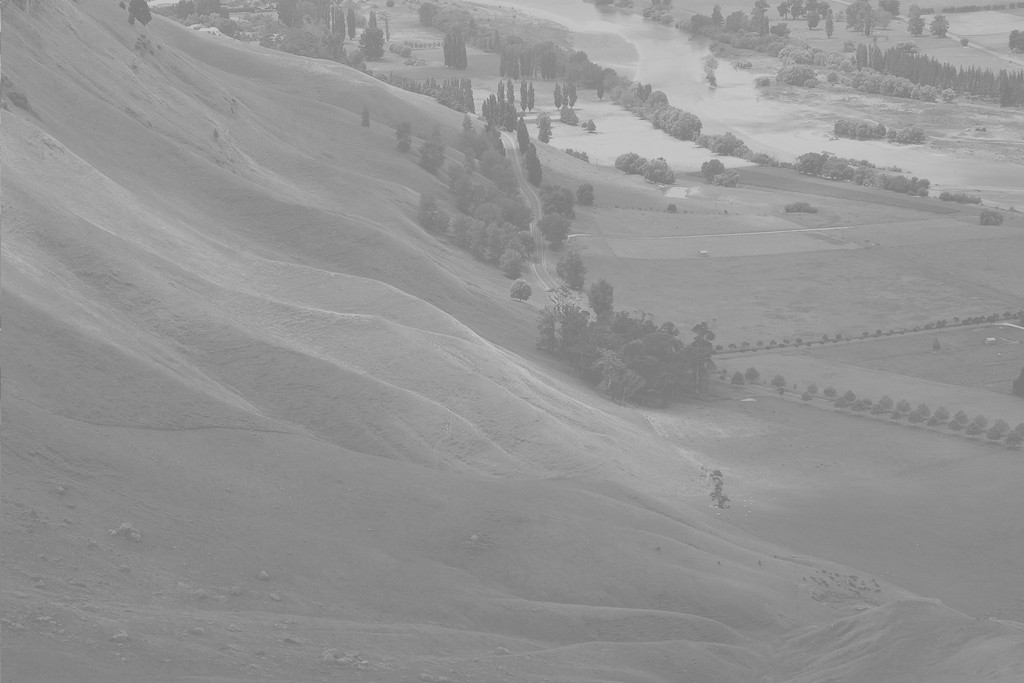
#> input picture posts/Python/Unequalized_Hawkes_Bay_NZ.jpg, 1024 x 683 px
$ jupyter execute vis_matplotlib.ipynb
#> lines starting #> are read from the running program, lines starting #| are printed output that depends on the picture
전북대학교 통계학과 최규빈 교수님 강의 정리내용입니다.

[https://guebin.github.io/DV2023/](https://guebin.github.io/DV2023/)

# Matplotlib

[cell 1]
# import
import matplotlib.pyplot as plt
import numpy as np

## Boxplot

Boxplot의 장점: 단순히 평균을 주는 것보다 데이터를 파악하고 직관을 얻기에 유리하다.

[cell 2]
y1=[75,75,76,76,77,77,78,79,79,98] # A선생님에게 통계학을 배운 학생의 점수들
y2=[76,76,77,77,78,78,79,80,80,81] # B선생님에게 통계학을 배운 학생의 점수들

print(f"A의 평균: {np.mean(y1)}, B의 평균: {np.mean(y2)}")
plt.boxplot([y1,y2]);

정규분포가정을 하는 법(데이터를 보고 어떻게 정규분포라고 알 수 있는가?): 데이터의 히스토그램을 그려서 종 모양이 되는지 확인해본다.

## Histogram

히스토그램 : X축이 변수의 구간, Y축은 그 구간에 포함된 빈도를 의미하는 그림

[cell 3]
y=[10,11,12,15,16,20,21,22,23,24,25]
plt.hist(y, bins=10, range=[0,30]);
# ;으로 결과 생략하기.
# bins : 가로축 구간의 갯수(막대의 갯수)
# range : 가로축의 범위 지정
#> figure, not shown here; tallest bar 3 high, from x = 21 to 24

[cell 4]
# 나란히 그리기
np.random.seed(77)
y1 = np.random.randn(10000)
y2 = np.random.randn(10000) + 0.5
plt.hist([y1,y2],bins=100);
#> figure, not shown here; tallest bar 343 high, from x = -0.152 to -0.12; tallest bar 345 high, from x = 0.585 to 0.616

[cell 5]
# !pip install opencv-python
import cv2

### Histogram 응용 예제

[cell 6]
# !wget https://upload.wikimedia.org/wikipedia/commons/0/08/Unequalized_Hawkes_Bay_NZ.jpg
img = cv2.imread('Unequalized_Hawkes_Bay_NZ.jpg')
#> img is the input picture: shape (683, 1024, 3); min 114, max 208, mean 148
# !rm Unequalized_Hawkes_Bay_NZ.jpg

`!wget 주소`: 주소에 있는 이미지를 다운로드

`!rm 파일이름`: 현재폴더에 "파일이름"을 삭제

다만 이런 명령어는 리눅스 기반에서 동작. 윈도우 환경에서는 동작하지 않는다.

[cell 7]
plt.imshow(img)

[cell 8]
# 이미지를 rgb로 각각 분리하고 각 색깔들의 히스토그램을 그려보기.

r= img[:,:,0] # 빨강(R)
g= img[:,:,1] # 녹색(G)
b= img[:,:,2] # 파랑(B)

plt.hist(r.reshape(-1),bins=255,range=(0,255));
#> figure, not shown here; tallest bar 28701 high, from x = 137 to 138

[cell 9]
r.reshape(-1)

- cv2.equalizeHist()를 이용하여 분포의 모양은 대략적으로 유지하면서 값을 퍼트리자!

[cell 10]
rr = cv2.equalizeHist(r)
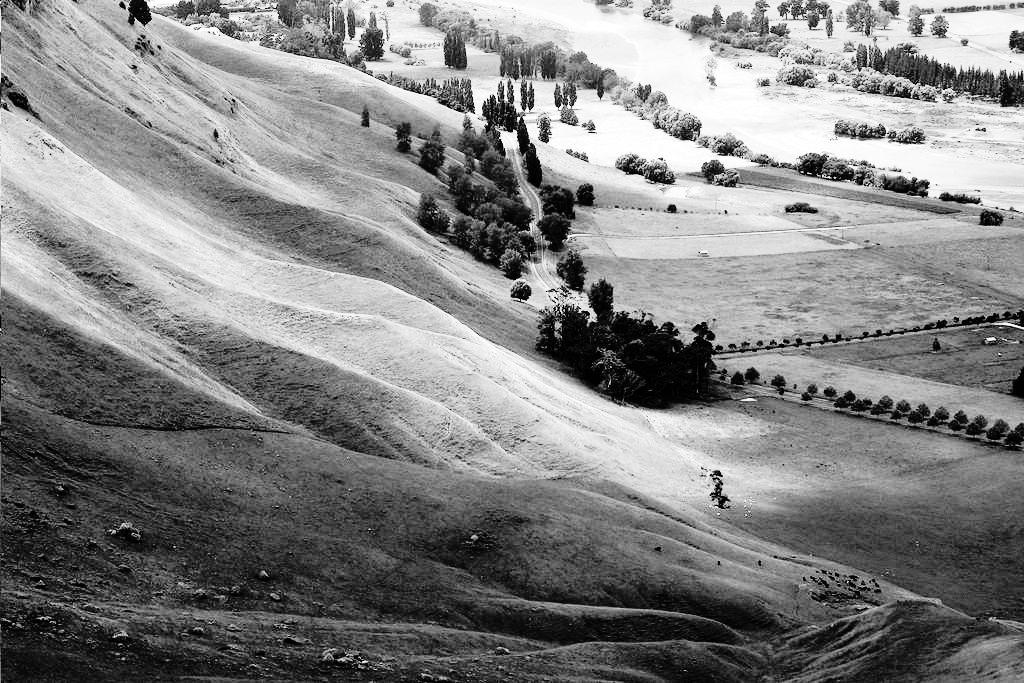
#> rr: shape (683, 1024); min 0, max 255, mean 130.5
gg = cv2.equalizeHist(g)
bb = cv2.equalizeHist(b)

[cell 11]
plt.hist(r.reshape(-1),bins=255, range=[0,255],label='before');
plt.hist(rr.reshape(-1),bins=255,range=[0,255],label='after');
plt.legend()
#> figure, not shown here; tallest bar 28701 high, from x = 137 to 138; tallest bar 28701 high, from x = 63 to 64

[cell 12]
img2= np.stack([rr, gg, bb],axis=-1)

[cell 13]
img.shape
#> Out = (683, 1024, 3)

[cell 14]
img2.shape
#> Out = (683, 1024, 3)

[cell 15]
plt.imshow(np.concatenate([img,img2],axis=1))
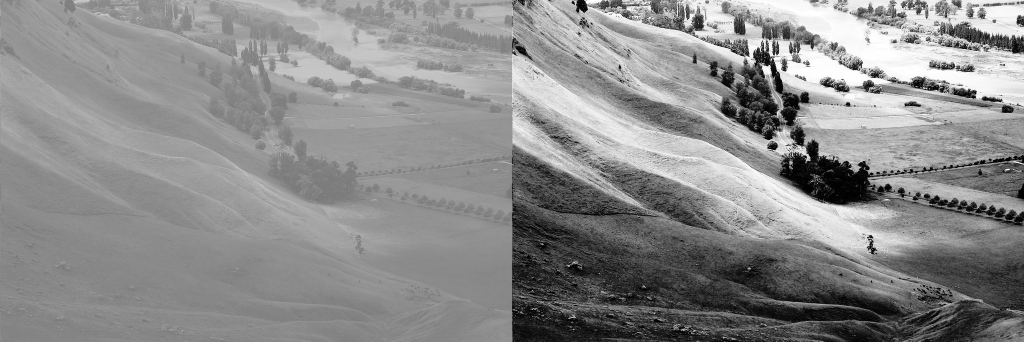
#> shown: shape (683, 2048, 3) (shown at 1/2 size); min 0, max 255, mean 139.3

## Line plot

`-` r--등의 옵션은 Markers + Line Styles + Colors 의 조합으로 표현가능

ref: https://matplotlib.org/stable/api/_as_gen/matplotlib.pyplot.plot.html

- `--r`: 점선(dashed)스타일 + 빨간색
- `r--`: 빨간색 + 점선(dashed)스타일
- `:k`: 점선(dotted)스타일 + 검은색
- `k:`: 검은색 + 점선(dotted)스타일

Line Styles

| character |     description     |
|:---------:|:-------------------:|
|    ‘-’    |  solid line style   |
|    ‘–’    |  dashed line style  |
|   ‘-.’    | dash-dot line style |
|    ‘:’    |  dotted line style  |

Colors

| character |  color  |
|:---------:|:-------:|
|    ‘b’    |  blue   |
|    ‘g’    |  green  |
|    ‘r’    |   red   |
|    ‘c’    |  cyan   |
|    ‘m’    | magenta |
|    ‘y’    | yellow  |
|    ‘k’    |  black  |
|    ‘w’    |  white  |

Markers

| character |      description      |
|:---------:|:---------------------:|
|    ‘.’    |     point marker      |
|    ‘,’    |     pixel marker      |
|    ‘o’    |     circle marker     |
|    ‘v’    | triangle_down marker  |
|    ‘^’    |  triangle_up marker   |
|   ‘\<’    | triangle_left marker  |
|   ‘\>’    | triangle_right marker |
|    ‘1’    |    tri_down marker    |
|    ‘2’    |     tri_up marker     |
|    ‘3’    |    tri_left marker    |
|    ‘4’    |   tri_right marker    |
|    ‘8’    |    octagon marker     |
|    ‘s’    |     square marker     |
|    ‘p’    |    pentagon marker    |
|    ‘P’    | plus (filled) marker  |
|   ’\*’    |      star marker      |
|    ‘h’    |    hexagon1 marker    |
|    ‘H’    |    hexagon2 marker    |
|    ‘+’    |      plus marker      |
|    ‘x’    |       x marker        |
|    ‘X’    |   x (filled) marker   |
|    ‘D’    |    diamond marker     |
|    ‘d’    |  thin_diamond marker  |
|   ‘\|’    |     vline marker      |
|   ’\_’    |     hline marker      |

[cell 16]
plt.plot([1,2,4,3],'k:');

## Scatter plot

마커를 설정하면 끝

[cell 17]
plt.plot([1,2,4,3],'o');

[cell 18]
plt.plot([1,2,4,3],'x');

색깔변경

[cell 19]
plt.plot([1,2,4,3],'or')

## dot-connected plot

마커와 라인스타일을 동시에 사용하면 dot-connected plot이 된다.

[cell 20]
plt.plot([1,2,4,3],'--o');

[cell 21]
# 색도 적용 가능
plt.plot([1,2,4,3],'--or');

순서를 바꿔도 상관없다.

ex) `--or` `r--o` 등..

## 겹쳐 그리기

[cell 22]
plt.plot([1,2,4,3])
plt.plot([3,4,1,2],'--o')

[cell 23]
x = np.linspace(0,1,100)
eps = np.random.randn(100)*0.2
y = 2*x + eps
plt.plot(x,y,'o')
plt.plot(x,2*x,'--',lw=3)
#> figure, not shown here; curve peaks at x = 0.828, y = 2.15; curve peaks at x = 1, y = 2

## 객체지향적 시각화

그림을 저장했다가 꺼내보고싶다. 그림을 그리고 저장하자.

[cell 24]
plt.plot([1,2,4,3])
fig = plt.gcf()

다른그림을 그려보자.

[cell 25]
plt.plot([1,2,4,3],'--o');

저장한 그림은 언제든지 꺼내볼 수 있음

[cell 26]
fig

### `plt.plot` 쓰지 않고 그림 그리기

계층구조: Figure $\supset$ [Axes,…] $\supset$ YAxis, XAxis, [Line2D,…]

개념:
- Figure(fig): 도화지
- Axes(ax): 도화지에 존재하는 그림틀
- Axis, Lines: 그림틀 위에 올려지는 물체(object)

`-` 목표: 아래와 똑같은 그림을 plt.plot()을 쓰지 않고 만든다.

[cell 27]
plt.plot([1,2,3,2],'--o')

[cell 28]
import matplotlib

fig = plt.Figure()
ax = fig.add_axes([0.125, 0.11, 0.775, 0.77])
ax.set_xlim([-0.15, 3.15])
ax.set_ylim([0.9, 3.1])
line = matplotlib.lines.Line2D(
    xdata=[0,1,2,3],
    ydata=[1,2,3,2],
    linestyle='--',
    marker='o'
)
ax.add_line(line)
fig

### Figure

[cell 29]
fig = plt.Figure()

이 과정은 사실 클래스 -> 인스턴스의 과정임 (plt라는 모듈안에 Figure라는 클래스가 있는데, 그 클래스에서 인스턴스를 만드는 과정임)

[cell 30]
fig # 아직은 아무것도 없음

### Axes

[cell 31]
ax = fig.add_axes([0.125, 0.11, 0.775, 0.77])

`fig.add_axes`는 fig에 소속된 함수이며, 도화지에서 그림틀을 ‘추가하는’ 함수이다.

[cell 32]
fig # fig라는 이름의 도화지에는 추가된 그림틀이 보인다.

### Axes 조정

[cell 33]
ax.set_xlim([-0.15, 3.15])
ax.set_ylim([0.9, 3.1])

[cell 34]
fig

### Line

[cell 35]
line = matplotlib.lines.Line2D(
    xdata=[0,1,2,3],
    ydata=[1,2,3,2],
    linestyle='--',
    marker='o'
)

[cell 36]
ax.add_line(line)

[cell 37]
fig

### 미니맵

[cell 38]
fig = plt.Figure()
ax = fig.add_axes([0,0,2,2])
ax_mini = fig.add_axes([1.4,0.2,0.5,0.5])
fig

[cell 39]
ax.plot([1,5,3,4],'--o')
ax_mini.plot([1,2,3,1],'--or')
fig

### Subplot

`plt.subplots()`

- 예시 1

[cell 40]
# fig, axs = plt.subplots(2)
fig, (ax1,ax2) = plt.subplots(2,figsize=(4,4))
ax1.plot([1,2,3,2],'--r')
ax2.plot([1,2,4,3],'--o')
fig.tight_layout()
# plt.tight_layout()
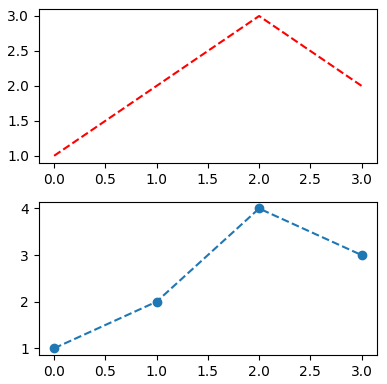
#> figure drawn by matplotlib, 2 panels

- 예시 2

[cell 41]
fig, ((ax1,ax2),(ax3,ax4)) = plt.subplots(2,2, figsize=(4,4))
ax1.plot([1,2,4,3],'o', color='C0')
ax2.plot([1,2,4,3],'o', color='C1')
ax3.plot([1,2,4,3],'o', color='C2')
ax4.plot([1,2,4,3],'o', color='C3')
fig.tight_layout()
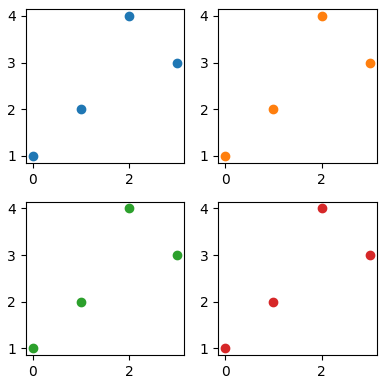
#> figure drawn by matplotlib, 4 panels

### Title

#### plt

[cell 42]
plt.subplot(121)
plt.plot([1,2,3])
plt.title('asdf')
plt.subplot(122)
plt.plot([1,2,1])
plt.title('1234')
plt.tight_layout()
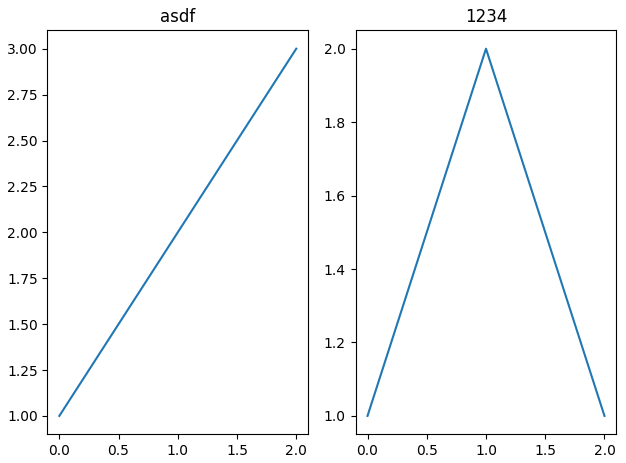
#> figure drawn by matplotlib, 2 panels

#### fig

[cell 43]
fig,(ax1,ax2) = plt.subplots(1,2)
ax1.set_title('asdf')
ax2.set_title('1234')
fig.suptitle('asdf1234')
fig.tight_layout()

[cell 44]
fig, ((ax1, ax2, ax3), (ax4, ax5, ax6)) = plt.subplots(2,3)
x,y = [1,2,3,4], [1,2,4,3]
ax1.plot(x,y, 'ro')
ax2.plot(x,y, 'go')
ax3.plot(x,y, 'bo')
ax4.plot(x,y, 'ro--')
ax5.plot(x,y, 'go--')
ax6.plot(x,y, 'bo--')
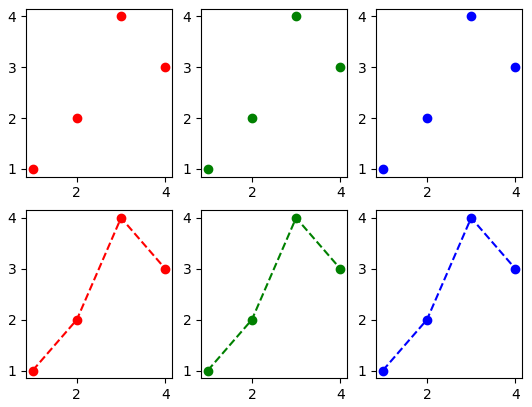
#> figure drawn by matplotlib, 6 panels

Summary

- 라인플랏: 추세
- 스캐터플랏: 두 변수의 관계
- 박스플랏: 분포(일상용어)의 비교, 이상치
- 히스토그램: 분포(통계용어)파악
- 바플랏: 크기비교

---

## 예시 작성

### 그래프 여러개 그리기 - `plt.subplots()`

- 한 공간에 여러개의 그래프를 그려야할때는 그냥

[cell 45]
x = np.linspace(0,np.pi*2,100)

[cell 46]
plt.plot(x, np.sin(x));
plt.plot(x, np.cos(x));

plt.title("Sin & Cos") # 그래프 하나일 때 title
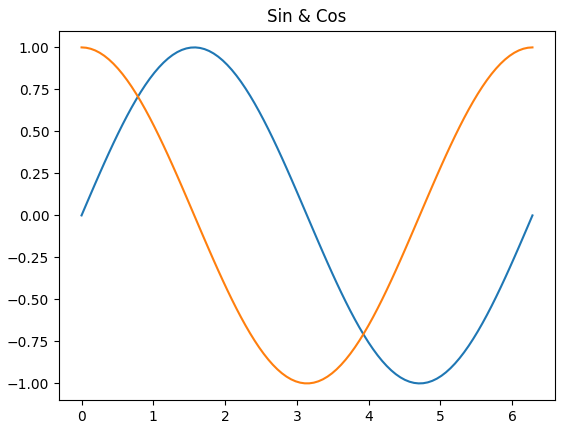
#> figure drawn by matplotlib, 1 panel; curve peaks at x = 1.59, y = 1; curve peaks at x = 0, y = 1

와 같이 그래프 여러개를 써주면 됨.

여러개의 그래프를 다른 공간에 그려야할때는 `plt.subplots(행,열)`

[cell 47]
fig, (ax1, ax2) = plt.subplots(1,2, figsize=(8,4))

ax1.plot(x, np.sin(x));
ax2.plot(x, np.cos(x), color='C1');
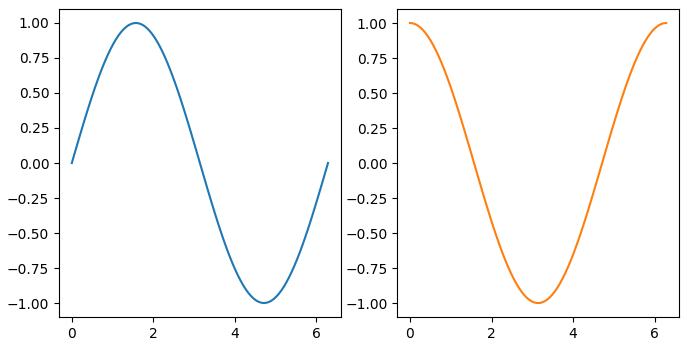
#> figure drawn by matplotlib, 2 panels; panel 1: curve peaks at x = 1.59, y = 1; panel 2: curve peaks at x = 0, y = 1

`-` 여러 행일때는?? 행 단위로 한번 더 묶어준다.

[cell 48]
fig, ((ax1, ax2), (ax3, ax4)) = plt.subplots(2,2, figsize=(8,8))

ax1.plot(x, np.sin(x));
ax2.plot(x, np.cos(x), color='C1');
ax3.plot(x, np.sin(x), color='C2');
ax4.plot(x, np.cos(x), color='C3');
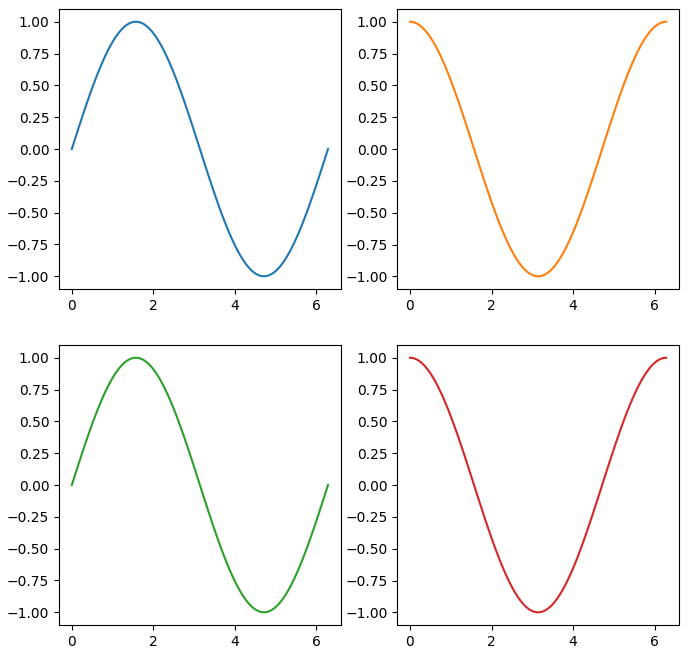
#> figure drawn by matplotlib, 4 panels; panel 1: curve peaks at x = 1.59, y = 1; panel 2: curve peaks at x = 0, y = 1; panel 3: curve peaks at x = 1.59, y = 1; panel 4: curve peaks at x = 0, y = 1

### 제목설정 - `ax.set_title(" ")`, `fig.suptitle(" ")`

`-` 각각의 그래프에 이름을 달고싶다.

[cell 49]
fig, ((ax1, ax2), (ax3, ax4)) = plt.subplots(2,2, figsize=(8,8))

ax1.plot(x, np.sin(x));
ax2.plot(x, np.cos(x), color='C1');
ax3.plot(x, np.sin(x), color='C2');
ax4.plot(x, np.cos(x), color='C3');

ax1.set_title('ax1')
ax2.set_title('ax2')
ax3.set_title('ax3')
ax4.set_title('ax4')

fig.suptitle("SUPTITLE") # 전체 타이틀.
fig.tight_layout() # 레이아웃을 타이트하게.
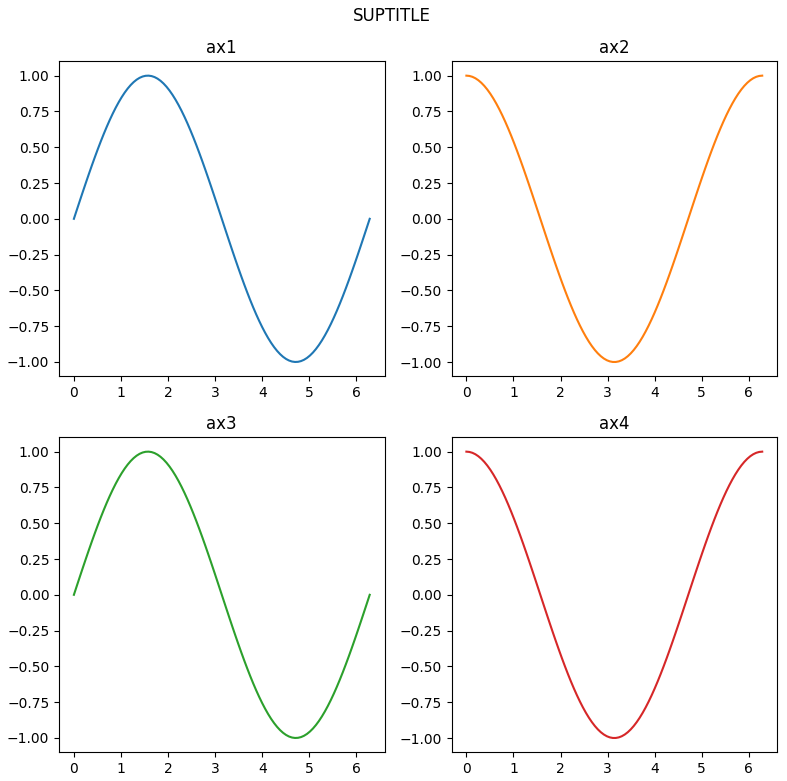
#> figure drawn by matplotlib, 4 panels; panel 1: curve peaks at x = 1.59, y = 1; panel 2: curve peaks at x = 0, y = 1; panel 3: curve peaks at x = 1.59, y = 1; panel 4: curve peaks at x = 0, y = 1
